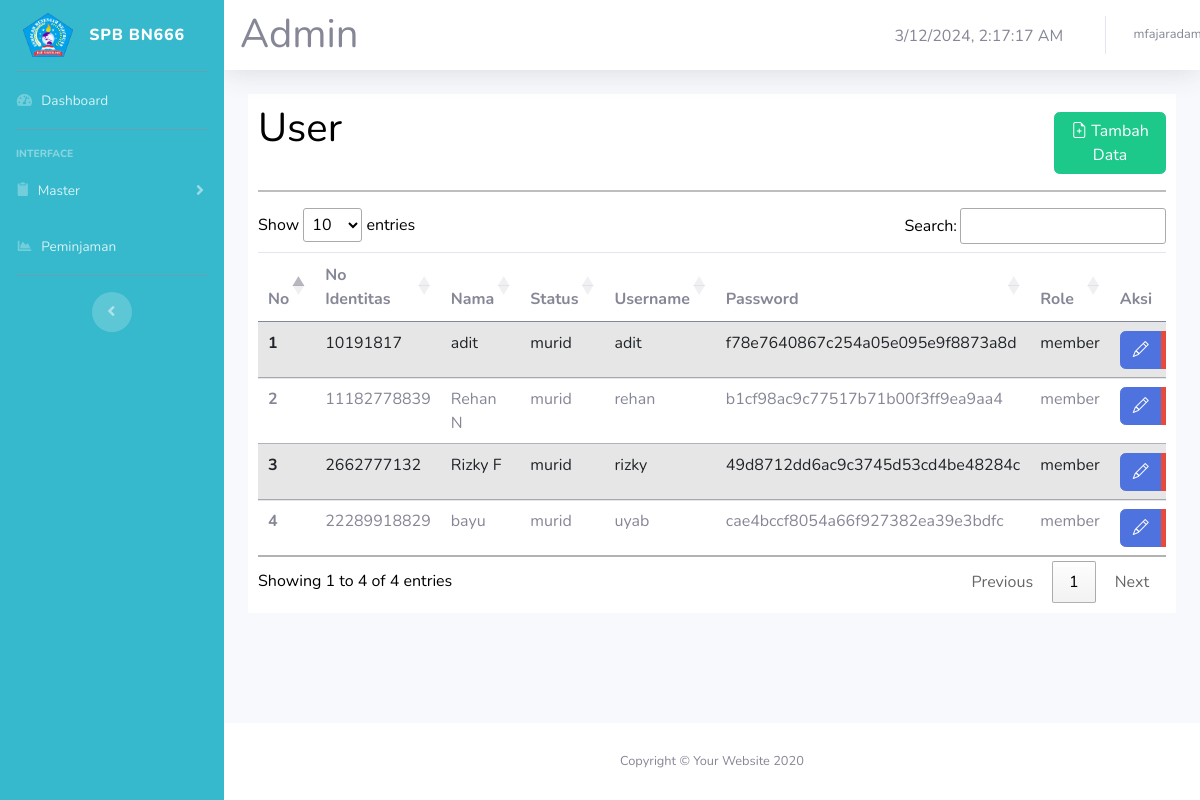
/admin/user/data_user.php (signed in), run on the app's committed database.
### tables this page shows
CREATE TABLE `user` (
  `id` int NOT NULL,
  `no_identitas` varchar(255) NOT NULL,
  `nama` varchar(255) NOT NULL,
  `status` varchar(255) NOT NULL,
  `username` varchar(255) NOT NULL,
  `password` varchar(255) NOT NULL,
  `role` varchar(255) NOT NULL
);

### controllers/database.php (called while the page is built, shortened)
<?php
$conn = mysqli_connect("localhost", "root", "", "sistem_peminjaman_barang");
function tampil_user($query)
{
    global $conn;
    $sql = mysqli_query($conn, $query);
    $rows = [];
    while ($row = mysqli_fetch_assoc($sql)) {
        $rows[] = $row;
    }
    return $rows;
}

### admin/user/data_user.php (the view, shortened to what this page needs)
<?php
include_once("../../controllers/database.php");
$query = tampil_user("SELECT * FROM user WHERE role = 'member' ");
?>
<!DOCTYPE html>
<html lang="en">
<head>
    <link href="vendor/fontawesome-free/css/all.min.css" rel="stylesheet" type="text/css">
    <link href="https://cdn.jsdelivr.net/npm/bootstrap@5.0.2/dist/css/bootstrap.min.css" rel="stylesheet">
    <link rel="stylesheet" href="https://cdn.jsdelivr.net/npm/bootstrap-icons@1.11.3/font/bootstrap-icons.min.css">
    <link href="css/sb-admin-2.min.css" rel="stylesheet">
    <link rel="stylesheet" href="https://cdn.datatables.net/1.13.7/css/jquery.dataTables.min.css">
</head>
<body id="page-top">
    <div id="wrapper">
        <ul class="navbar-nav bg-info sidebar sidebar-dark accordion" id="accordionSidebar">
            <a class="sidebar-brand d-flex align-items-center justify-content-center">
                <div class="gambar">
                    <img src="../../images/logo-bn666.png" alt="bn666" width="50">
                </div>
                <div class="sidebar-brand-text mx-3">SPB BN666</div>
            </a>
            <hr class="sidebar-divider my-0">
            <li class="nav-item">
                <a class="nav-link" href="../index.php">
                    <i class="fas fa-fw fa-tachometer-alt"></i>
                    <span>Dashboard</span>
                </a>
            </li>
            <hr class="sidebar-divider">
            <div class="sidebar-heading">
                Interface
            </div>
            <li class="nav-item">
                <a class="nav-link collapsed" href="#" data-toggle="collapse" data-target="#collapseTwo" aria-expanded="true" aria-controls="collapseTwo">
                    <i class="bi bi-clipboard2-fill"></i>
                    <span>Master</span>
                </a>
            </li>
            <li class="nav-item">
                <a class="nav-link" href="../peminjaman/data_peminjaman.php">
                    <i class="fas fa-fw fa-chart-area"></i>
                    <span>Peminjaman</span></a>
            </li>
            <hr class="sidebar-divider">
            <div class="text-center d-none d-md-inline">
                <button class="rounded-circle border-0" id="sidebarToggle"></button>
            </div>
        </ul>
        <div id="content-wrapper" class="d-flex flex-column">
            <div id="content">
                <nav class="navbar navbar-expand navbar-light bg-white topbar mb-4 static-top shadow">
                    <ul class="navbar-nav ml-auto">
                        <div class="row">
                            <div class="col-9">
                                <div class="sidebar-brand-text">
                                    <h1 style="margin-right: 730px; margin-top: 10px;">Admin</h1>
                                </div>
                            </div>
                            <div class="col-3">
                                <div id="datetime" style="margin-top: 24px;"></div>
                            </div>
                        </div>
                        <li class="nav-item dropdown no-arrow">
                            <a class="nav-link dropdown-toggle" href="#" id="userDropdown" role="button" data-toggle="dropdown" aria-haspopup="true" aria-expanded="false">
                                <span class="mr-2 d-none d-lg-inline text-gray-600 small"><?= $_SESSION['username']; ?></span>
                            </a>
                        </li>
                    </ul>
                </nav>
                <section>
                    <div class="container pb-5">
                        <div class="box">
                            <div class="row">
                                <div class="col judul">
                                    <h1>User</h1>
                                </div>
                                <div class="tambah col mt-2">
                                    <a class="btn btn-success" href="tambah_data.php" role="button">
                                        <i class="bi bi-file-earmark-plus"></i> Tambah Data
                                    </a>
                                </div>
                            </div>
                            <hr>
                            <div class="table-responsive">
                                <table class="table table-striped" id="example" style="width:100%;">
                                    <thead>
                                        <tr>
                                            <th scope="col">No</th>
                                            <th scope="col">No Identitas</th>
                                            <th scope="col">Nama</th>
                                            <th scope="col">Status</th>
                                            <th scope="col">Username</th>
                                            <th scope="col">Password</th>
                                            <th scope="col">Role</th>
                                            <th scope="col">Aksi</th>
                                        </tr>
                                    </thead>
                                    <tbody>
                                        <?php $i = 1; ?>
                                        <?php foreach ($query as $data) : ?>
                                            <tr>
                                                <th scope="row"><?= $i; ?></th>
                                                <td><?= $data['no_identitas'] ?></td>
                                                <td><?= $data['nama'] ?></td>
                                                <td><?= $data['status'] ?></td>
                                                <td><?= $data['username'] ?></td>
                                                <td><?= $data['password'] ?></td>
                                                <td><?= $data['role'] ?></td>
                                                <td>
                                                    <div class="btn-group" role="group">
                                                        <a class="btn btn-primary" href="edit_data.php?id=<?= $data['id']; ?>" role="button">
                                                            <i class="bi bi-pencil"></i>
                                                        </a>
                                                        <a class="btn btn-danger" href="hapus_data.php?id=<?= $data['id']; ?>" onclick="return confirm('yakin?, data mau dihapus');" role="button">
                                                        </a>
                                                    </div>
                                                </td>
                                            </tr>
                                            <?php $i++; ?>
                                        <?php endforeach; ?>
                                    </tbody>
                                </table>
                            </div>
                        </div>
                    </div>
                </section>
            </div>
            <footer class="sticky-footer bg-white">
                <div class="container my-auto">
                    <div class="copyright text-center my-auto">
                        <span>Copyright &copy; Your Website 2020</span>
                    </div>
                </div>
            </footer>
        </div>
    </div>
</body>
</html>

### admin/user/data_user.php (style rules this page uses)
.box { color: black; background-color: white; padding: 10px; }
.tambah { margin-left: 660px; }

### data on the page
user: no_identitas "10191817", nama "adit", status "murid", username "adit", password "f78e7640867c254a05e095e9f8873a8d", role "member"
user: no_identitas "11182778839", nama "Rehan N", status "murid", username "rehan", password "b1cf98ac9c77517b71b00f3ff9ea9aa4", role "member"
user: no_identitas "2662777132", nama "Rizky F", status "murid", username "rizky", password "49d8712dd6ac9c3745d53cd4be48284c", role "member"
user: no_identitas "22289918829", nama "bayu", status "murid", username "uyab", password "cae4bccf8054a66f927382ea39e3bdfc", role "member"
